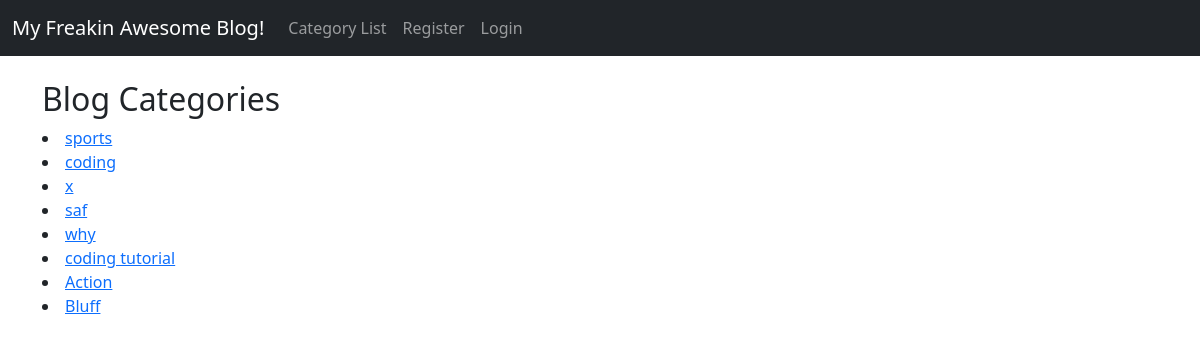
The page /category-list/ on the database its author committed.
### theblog/models.py (models this page shows, shortened)
class Category(models.Model):
    name = models.CharField(max_length=255)
    def __str__(self):
        return self.name

### theblog/views.py (the view)
# urls.py: path('category-list/', CategoryListView, name='category-list'),
def CategoryListView(request):
    cat_menu_list = Category.objects.all()
    return render(request,'category_list.html',{'cat_menu_list':cat_menu_list})

### theblog/templates/category_list.html (shortened to what this page needs)
{% extends 'base.html' %}
{% block content %}
    <h2> Blog Categories </h2>
          {% for item in cat_menu_list %}
            <li><a  href="{% url 'category' item|slugify %}">{{item}}</a>  </li>
        {%endfor%}
{% endblock %}

### rows shown on the page
Category: name "sports"
Category: name "coding"
Category: name "x"
Category: name "saf"
Category: name "why"
Category: name "coding tutorial"
Category: name "Action"
Category: name "Bluff"
